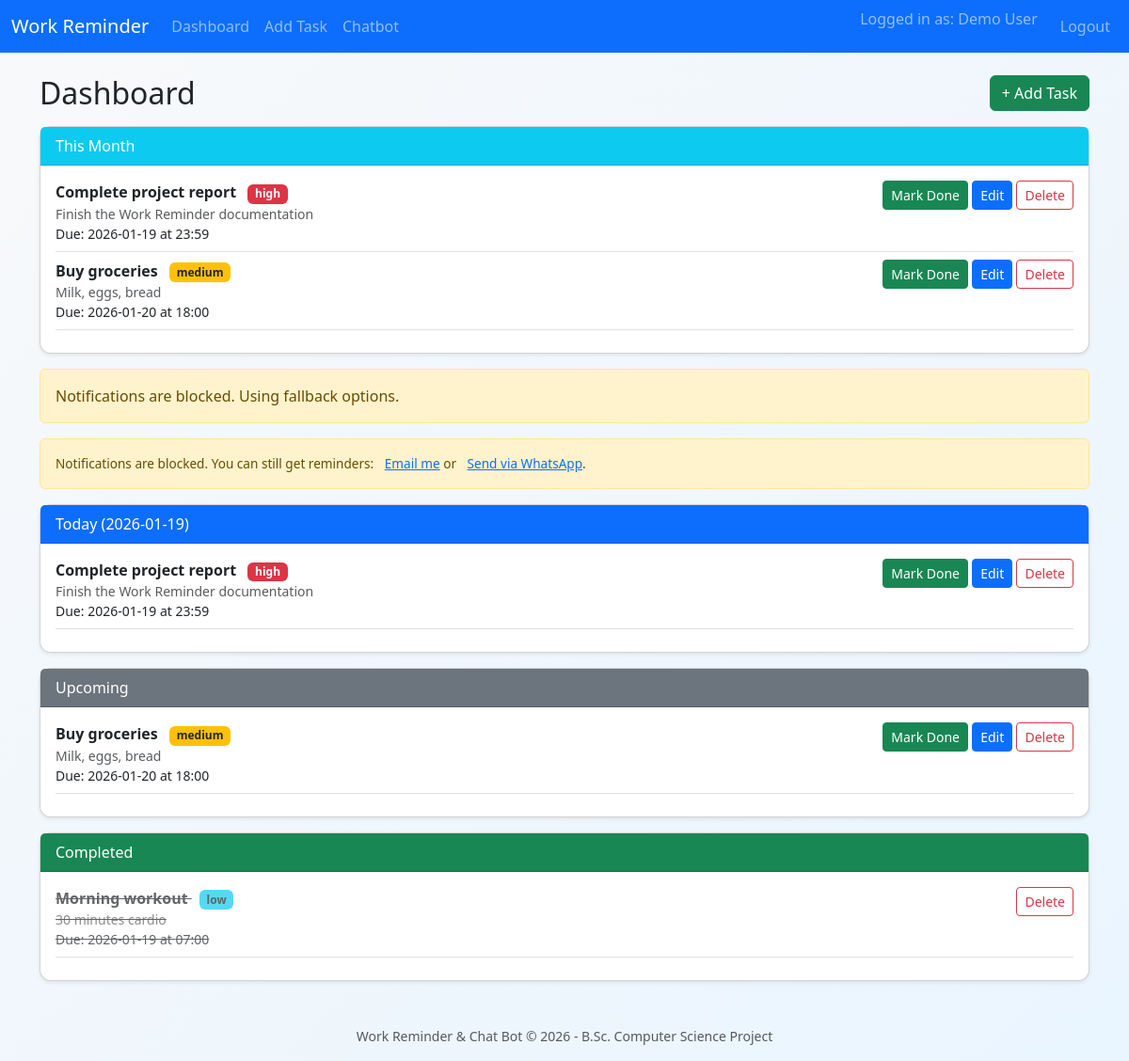
The app's page /dashboard.php (signed in) with its own data.
### tables this page shows
CREATE TABLE IF NOT EXISTS tasks (
  id INT AUTO_INCREMENT PRIMARY KEY,
  user_id INT NOT NULL,
  title VARCHAR(200) NOT NULL,
  description TEXT,
  due_date DATE NOT NULL,
  due_time TIME NOT NULL,
  priority VARCHAR(20) DEFAULT 'medium',
  status VARCHAR(20) DEFAULT 'pending',  
  reminder_sent TINYINT(1) DEFAULT 0,
  created_at DATETIME DEFAULT CURRENT_TIMESTAMP,
  updated_at DATETIME DEFAULT CURRENT_TIMESTAMP ON UPDATE CURRENT_TIMESTAMP,
  CONSTRAINT fk_tasks_user FOREIGN KEY (user_id) REFERENCES users(id) ON DELETE CASCADE
);

### tasks/task_item.php (the view)
<?php
$isCompleted = ($task['status'] === 'completed');
$priority = htmlspecialchars($task['priority']);
$badgeClass = match (strtolower($task['priority'])) {
    'high' => 'bg-danger',
    'medium' => 'bg-warning text-dark',
    default => 'bg-info text-dark',
};
?>
<div class="d-flex align-items-start justify-content-between border-bottom pb-2 mb-2">
    <div class="<?php echo $isCompleted ? 'task-completed' : ''; ?>">
        <div class="fw-bold">
            <?php echo htmlspecialchars($task['title']); ?>
            <span class="badge <?php echo $badgeClass; ?> task-badge-priority ms-2">
                <?php echo $priority; ?>
            </span>
        </div>
        <div class="text-muted small">
            <?php echo htmlspecialchars($task['description']); ?>
        </div>
        <div class="small">
            Due: <?php echo htmlspecialchars($task['due_date']); ?> at <?php echo htmlspecialchars(substr($task['due_time'], 0, 5)); ?>
        </div>
    </div>
    <div class="ms-3 text-end">
        <?php if (!$isCompleted): ?>
            <a href="/WorkReminder/tasks/complete_task.php?id=<?php echo (int)$task['id']; ?>" class="btn btn-sm btn-success mb-1">Mark Done</a>
            <a href="/WorkReminder/tasks/edit_task.php?id=<?php echo (int)$task['id']; ?>" class="btn btn-sm btn-primary mb-1">Edit</a>
        <?php endif; ?>
        <a href="/WorkReminder/tasks/delete_task.php?id=<?php echo (int)$task['id']; ?>"
           class="btn btn-sm btn-outline-danger mb-1"
           onclick="return confirm('Delete this task?');">
            Delete
        </a>
    </div>
</div>

### includes/header.php (shortened to what this page needs)
<!DOCTYPE html>
<html lang="en">
<head>
    <link href="https://cdn.jsdelivr.net/npm/bootstrap@5.3.3/dist/css/bootstrap.min.css" rel="stylesheet">
    <link rel="stylesheet" href="/WorkReminder/assets/css/style.css">
</head>
<body class="bg-light">
<nav class="navbar navbar-expand-lg navbar-dark bg-primary mb-4">
    <div class="container-fluid">
        <a class="navbar-brand" href="/WorkReminder/dashboard.php">Work Reminder</a>
        <div class="collapse navbar-collapse" id="navbarNav">
            <ul class="navbar-nav me-auto">
                <?php if (!empty($_SESSION['user_id'])): ?>
                    <li class="nav-item">
                        <a class="nav-link" href="/WorkReminder/dashboard.php">Dashboard</a>
                    </li>
                    <li class="nav-item">
                        <a class="nav-link" href="/WorkReminder/tasks/add_task.php">Add Task</a>
                    </li>
                    <li class="nav-item">
                        <a class="nav-link" href="/WorkReminder/chatbot_ui.php">Chatbot</a>
                    </li>
                <?php endif; ?>
            </ul>
            <ul class="navbar-nav">
                <?php if (!empty($_SESSION['user_id'])): ?>
                    <li class="nav-item">
                        <span class="navbar-text me-3">
                            Logged in as: <?php echo htmlspecialchars($_SESSION['user_name'] ?? 'User'); ?>
                        </span>
                    </li>
                    <li class="nav-item">
                        <a class="nav-link" href="/WorkReminder/auth/logout.php">Logout</a>
                    </li>
                <?php else: ?>
                    <li class="nav-item">
                        <a class="nav-link" href="/WorkReminder/auth/login.php">Login</a>
                    </li>
                <?php endif; ?>
            </ul>
        </div>
    </div>
</nav>
<div class="container">

### dashboard.php (shortened to what this page needs)
<?php
require_once __DIR__ . '/config.php';
$userId = $_SESSION['user_id'];
$today = date('Y-m-d');
$stmtToday = $pdo->prepare('
    SELECT * FROM tasks
    WHERE user_id = ? AND status = "pending" AND due_date = ?
    ORDER BY due_time ASC
');
$stmtToday->execute([$userId, $today]);
$tasksToday = $stmtToday->fetchAll();
$stmtMonth = $pdo->prepare('
    SELECT * FROM tasks
    WHERE user_id = ?
      AND status = "pending"
      AND MONTH(due_date) = MONTH(?)
      AND YEAR(due_date) = YEAR(?)
    ORDER BY due_date ASC, due_time ASC
');
$stmtMonth->execute([$userId, $today, $today]);
$tasksMonth = $stmtMonth->fetchAll();
$stmtUpcoming = $pdo->prepare('
    SELECT * FROM tasks
    WHERE user_id = ? AND status = "pending" AND due_date > ?
    ORDER BY due_date ASC, due_time ASC
');
$stmtUpcoming->execute([$userId, $today]);
$tasksUpcoming = $stmtUpcoming->fetchAll();
$stmtCompleted = $pdo->prepare('
    SELECT * FROM tasks
    WHERE user_id = ? AND status = "completed"
    ORDER BY updated_at DESC
');
$stmtCompleted->execute([$userId]);
$tasksCompleted = $stmtCompleted->fetchAll();
include __DIR__ . '/includes/header.php';
?>
<div class="d-flex align-items-center justify-content-between mb-3">
    <h2 class="mb-0">Dashboard</h2>
    <a href="/WorkReminder/tasks/add_task.php" class="btn btn-success">+ Add Task</a>
</div>
<div class="card mb-3 shadow-sm">
    <div class="card-header bg-info text-white">
        This Month
    </div>
    <div class="card-body">
        <?php if (empty($tasksMonth)): ?>
            <p class="text-muted mb-0">No tasks scheduled for this month.</p>
        <?php else: ?>
            <?php foreach ($tasksMonth as $task): ?>
                <?php include __DIR__ . '/tasks/task_item.php'; ?>
            <?php endforeach; ?>
        <?php endif; ?>
    </div>
</div>
<div class="alert alert-info" id="notification-status" style="display:none;"></div>
<div class="alert alert-warning notification-fallback" id="notification-fallback" style="display:none;">
    Notifications are blocked. You can still get reminders:
    <a href="#" id="email-fallback" class="ms-2">Email me</a> or
    <a href="#" id="whatsapp-fallback" class="ms-2">Send via WhatsApp</a>.
</div>
<div class="card mb-3 shadow-sm">
    <div class="card-header bg-primary text-white">
        Today (<?php echo htmlspecialchars($today); ?>)
    </div>
    <div class="card-body">
        <?php if (empty($tasksToday)): ?>
            <p class="text-muted mb-0">No tasks for today.</p>
        <?php else: ?>
            <?php foreach ($tasksToday as $task): ?>
                <?php include __DIR__ . '/tasks/task_item.php'; ?>
            <?php endforeach; ?>
        <?php endif; ?>
    </div>
</div>
<div class="card mb-3 shadow-sm">
    <div class="card-header bg-secondary text-white">
        Upcoming
    </div>
    <div class="card-body">
        <?php if (empty($tasksUpcoming)): ?>
            <p class="text-muted mb-0">No upcoming tasks.</p>
        <?php else: ?>
            <?php foreach ($tasksUpcoming as $task): ?>
                <?php include __DIR__ . '/tasks/task_item.php'; ?>
            <?php endforeach; ?>
        <?php endif; ?>
    </div>
</div>
<div class="card mb-3 shadow-sm">
    <div class="card-header bg-success text-white">
        Completed
    </div>
    <div class="card-body">
        <?php if (empty($tasksCompleted)): ?>
            <p class="text-muted mb-0">No completed tasks yet.</p>
        <?php else: ?>
            <?php foreach ($tasksCompleted as $task): ?>
                <?php include __DIR__ . '/tasks/task_item.php'; ?>
            <?php endforeach; ?>
        <?php endif; ?>
    </div>
</div>
<?php include __DIR__ . '/includes/footer.php'; ?>

### includes/footer.php (shortened to what this page needs)
    </div>
    <footer class="text-center text-muted mt-5 mb-3 small">
        Work Reminder &amp; Chat Bot &copy; <?php echo date('Y'); ?> - B.Sc. Computer Science Project
    </footer>
</body>
</html>

### assets/css/style.css (style rules this page uses)
body { background: linear-gradient(135deg, #f8f9fa, #e9f5ff); min-height: 100vh; }
.card { border-radius: 0.75rem; }
.task-badge-priority { font-size: 0.75rem; }
.task-completed { text-decoration: line-through; opacity: 0.7; }
.notification-fallback { font-size: 0.85rem; }

### records on screen
tasks: title "Complete project report", priority "high", description "Finish the Work Reminder documentation", due_date "2026-01-19", due_time "23:59"
tasks: title "Buy groceries", priority "medium", description "Milk, eggs, bread", due_date "2026-01-20", due_time "18:00"
tasks: title "Morning workout", priority "low", description "30 minutes cardio", due_date "2026-01-19", due_time "07:00"

### other values on screen
$_SESSION['user_name'] "Demo User"
